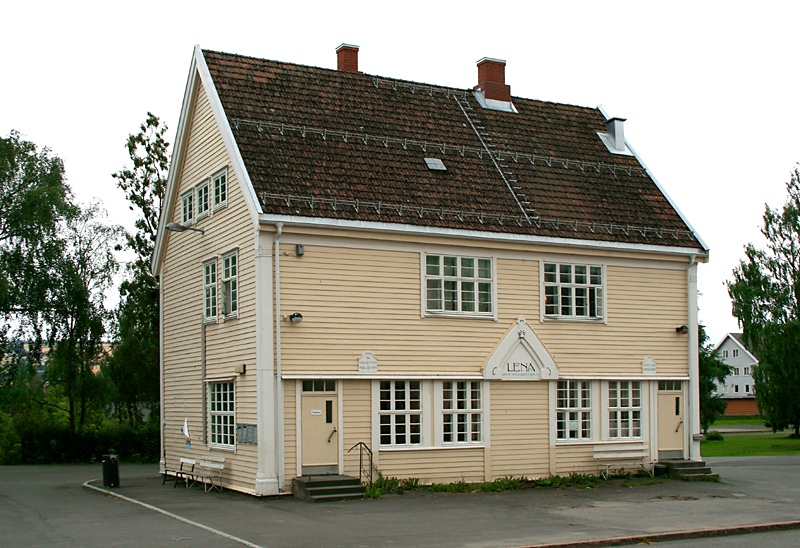
%> input picture Assignment1 Liqiang Ding/Lena_stasjon.jpg, 800 x 548 px
$ octave Test.m   (GNU Octave 9; MATLAB toolbox functions it lacks are replaced by stand-ins)
%> lines starting %> are read from the running program, lines starting %| are printed output that depends on the picture
I = imread('Lena_stasjon.jpg');
%> I is the input picture: size 548x800x3 uint8; mean R, G, B 143.9, 142.8, 129
redChannel = I(:, :, 1);
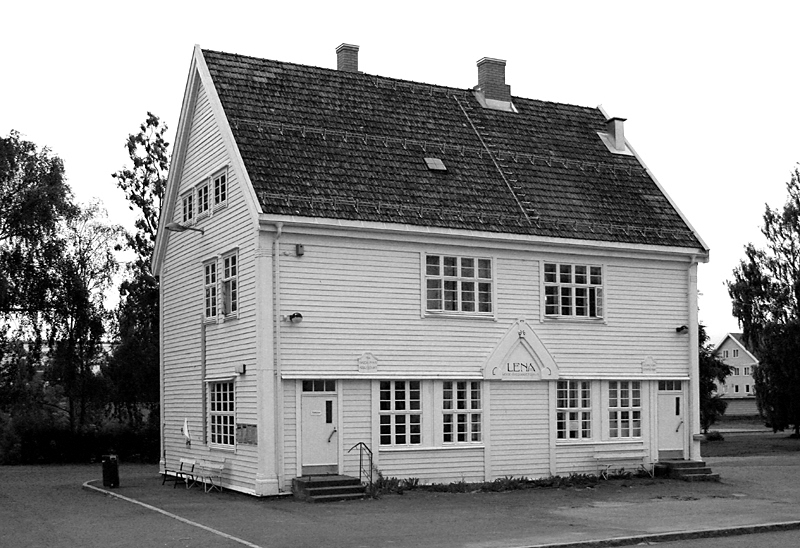
%> redChannel: size 548x800 uint8; min 0, max 255, mean 143.9
greenChannel = I(:, :, 2);
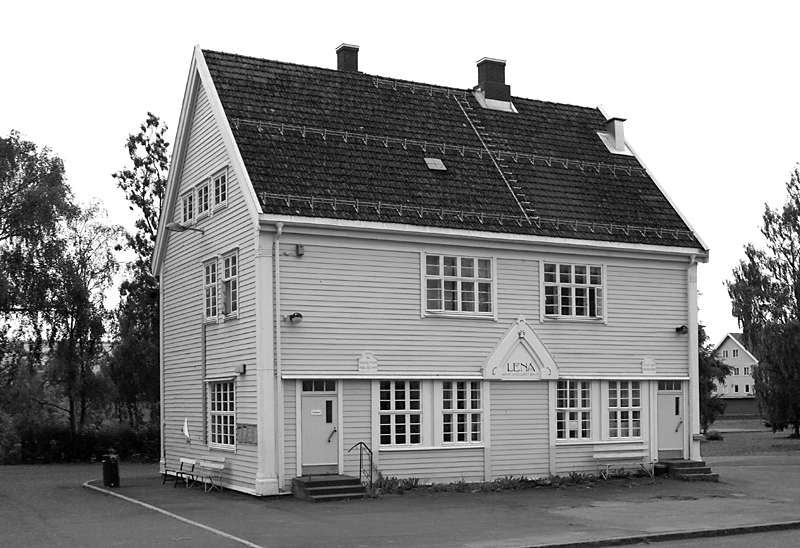
%> greenChannel: size 548x800 uint8; min 0, max 255, mean 142.8
blueChannel = I(:, :, 3);
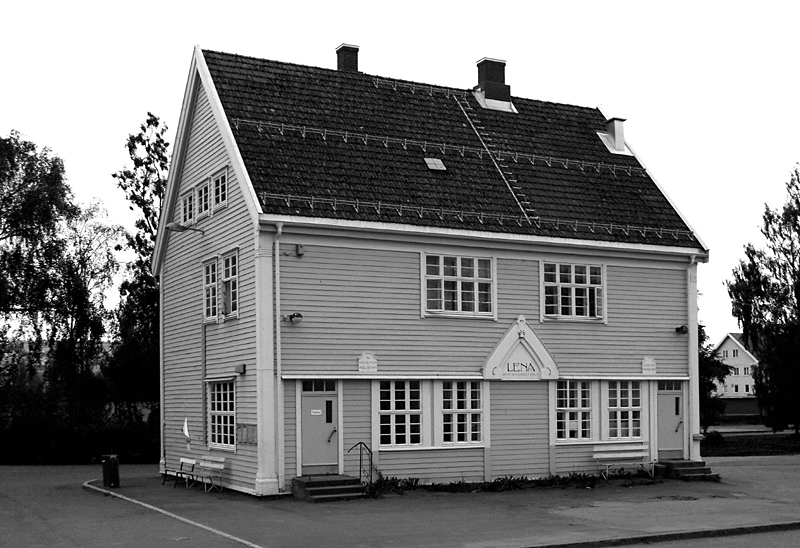
%> blueChannel: size 548x800 uint8; min 0, max 255, mean 129


I=cat(3, redChannel, greenChannel, blueChannel*255);
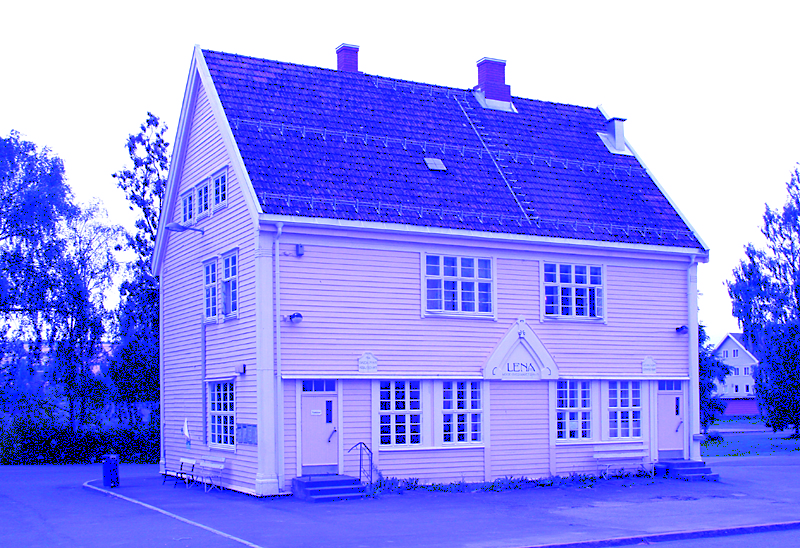
%> I: size 548x800x3 uint8; mean R, G, B 143.9, 142.8, 247.1
imshow(I);

subplot(1,4,1),imhist(redChannel,256),title('Red Channel');
subplot(1,4,2),imhist(greenChannel,256),title('Green Channel');
subplot(1,4,3),imhist(blueChannel,256),title('Blue Channel');
subplot(1,4,4),imshow(I);
%> after `imshow(I)`:
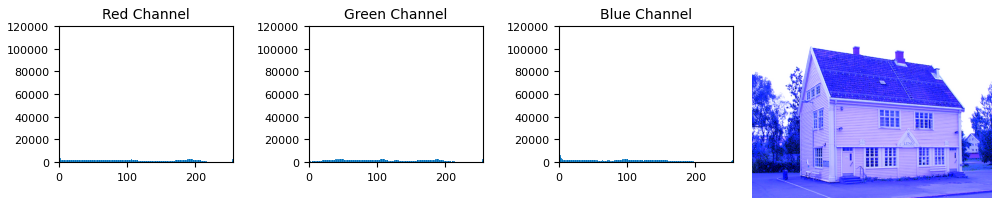
%> figure redrawn from the program's plot data, 4 panels

    % [14 lines of commented-out code are left out]

$ run again, with Assignment1 Liqiang Ding/lena_r92-053-04.jpg copied over Assignment1 Liqiang Ding/Lena_stasjon.jpg
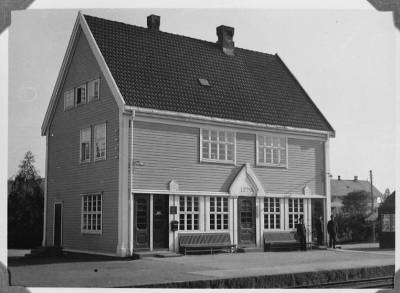
%> input picture Assignment1 Liqiang Ding/lena_r92-053-04.jpg, 400 x 293 px
%> I is the input picture: size 293x400x3 uint8; min 0, max 244, mean 127.6
%> `I=cat(3, redChannel, greenChannel, blueChannel*255);`:
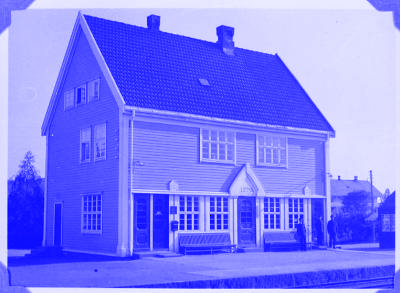
%> I: size 293x400x3 uint8; mean R, G, B 127.6, 127.6, 255
%> `imshow(I)`:
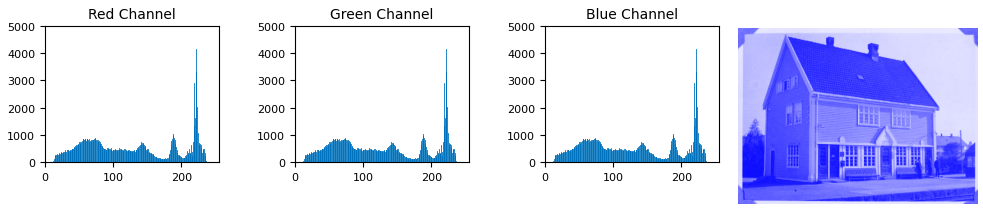
%> figure redrawn from the program's plot data, 4 panels
